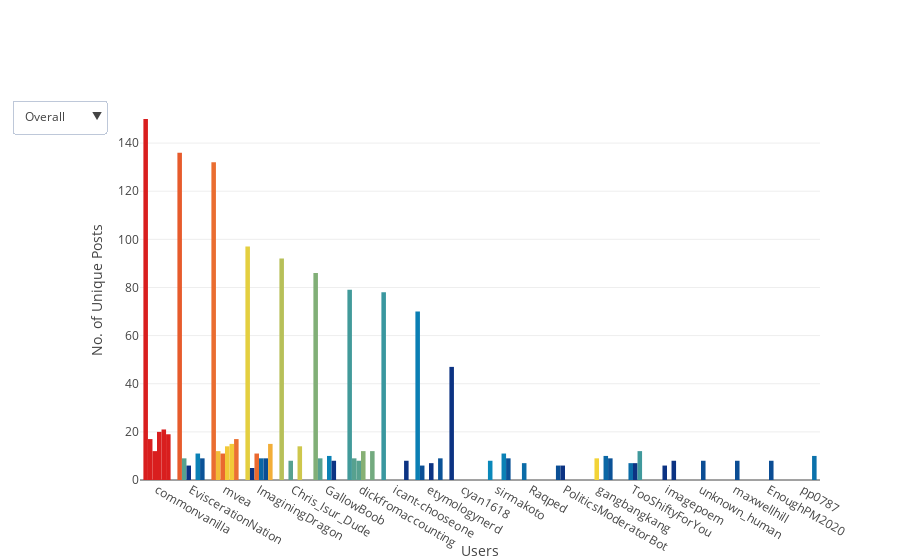

Notebook source saved alongside this figure:
### Markdown cell above
### Top 10 Users with the Most Posts (Unique) on the Front Page

### Code cell
# interactive graph to show top users by unique posts on the entire front page and in certain positions

# top 10 users with the most posts across the entire front page
top_overall = ordered.groupby("submitter")["post_id"].nunique().sort_values(ascending=False).reset_index()

data = [go.Bar(
    x = top_overall.submitter[:10].tolist(),
    y = top_overall.post_id[:10].tolist(),
    name = "Overall",
    marker = {
        "color": top_overall.post_id[:10].tolist(),
        "colorscale": "Portland"
    }
)]
           
# append a figure for each of the top 5 positions
for position in range(0,5):
    # filter data
    relevant_data = ordered[ordered.order == position].groupby(
        "submitter")["post_id"].nunique().sort_values(ascending=False).reset_index()
    
    # create and figure
    data.append(
        go.Bar(
            x = relevant_data.submitter[:10].tolist(),
            y = relevant_data.post_id[:10].tolist(),
            name = f"Position {position+1}",
            marker = {
                "color": relevant_data.post_id[:10].tolist(),
                "colorscale": "Portland"
            }
        )
    )
    
updatemenus = [{
    "active": 0,
    "buttons": [{
        "label": "Overall",
        "method": "update",
        "args" : [{"visible": [True, False, False, False, False, False]},
                  {"title": "Users with Most Posts on Front Page"}]
    },
    {
        "label": "Position 1",
        "method": "update",
        "args" : [{"visible": [False, True, False, False, False, False]},
                  {"title": "Users with Most Posts in Position 1"}]
    },
    {
        "label": "Position 2",
        "method": "update",
        "args" : [{"visible": [False, False, True, False, False, False]},
                  {"title": "Users with Most Posts in Position 2"}]
    },
    {
        "label": "Position 3",
        "method": "update",
        "args" : [{"visible": [False, False, False, True, False, False]},
                  {"title": "Users with Most Posts in Position 3"}]
    },
    {
        "label": "Position 4",
        "method": "update",
        "args" : [{"visible": [False, False, False, False, True, False]},
                  {"title": "Users with Most Posts in Position 4"}]
    },
    {
        "label": "Position 5",
        "method": "update",
        "args" : [{"visible": [False, False, False, False, False, True]},
                  {"title": "Users with Most Posts in Position 5"}]
    }
    ]
}]

layout = go.Layout(
    xaxis = {"title": "Users"},
    yaxis = {"title": "No. of Unique Posts"},
    showlegend = False,
    updatemenus = updatemenus
)

figure = go.Figure(data=data, layout=layout)

plotly.offline.iplot(figure, filename="users-most-posts")

### Figure 1 — Plotly figure (JSON) as saved in the notebook; plotly's stock layout.template omitted (floating-point values rounded to 4 significant figures)
{"data": [{"marker": {"color": [150, 136, 132, 97, 92, 86, 79, 78, 70, 47], "colorscale": "Portland"}, "name": "Overall", "type": "bar", "uid": "45b471df-60a5-42cc-be10-df625590b0a9", "x": ["commonvanilla", "EviscerationNation", "mvea", "ImaginingDragon", "Chris_Isur_Dude", "GallowBoob", "dickfromaccounting", "icant-chooseone", "etymologynerd", "cyan1618"], "y": [150, 136, 132, 97, 92, 86, 79, 78, 70, 47]}, {"marker": {"color": [17, 12, 9, 9, 9, 8, 7, 6, 6, 5], "colorscale": "Portland"}, "name": "Position 1", "type": "bar", "uid": "dcc86d1c-1ed7-459f-9f54-fa49706ba228", "x": ["commonvanilla", "mvea", "GallowBoob", "EviscerationNation", "dickfromaccounting", "sirmakoto", "Raqped", "etymologynerd", "PoliticsModeratorBot", "ImaginingDragon"], "y": [17, 12, 9, 9, 9, 8, 7, 6, 6, 5]}, {"marker": {"color": [12, 11, 11, 9, 8, 8, 7, 6, 6, 6], "colorscale": "Portland"}, "name": "Position 2", "type": "bar", "uid": "ad9a483e-bc0a-4e48-a42f-4fad10ed5de3", "x": ["commonvanilla", "mvea", "ImaginingDragon", "gangbangkang", "dickfromaccounting", "Chris_Isur_Dude", "TooShiftyForYou", "PoliticsModeratorBot", "EviscerationNation", "imagepoem"], "y": [12, 11, 11, 9, 8, 8, 7, 6, 6, 6]}, {"marker": {"color": [20, 14, 12, 10, 9, 8, 8, 8, 7, 7], "colorscale": "Portland"}, "name": "Position 3", "type": "bar", "uid": "87f8ce85-29b1-465e-99b8-f19c5478f80b", "x": ["commonvanilla", "mvea", "dickfromaccounting", "GallowBoob", "ImaginingDragon", "unknown_human", "maxwellhill", "EnoughPM2020", "etymologynerd", "TooShiftyForYou"], "y": [20, 14, 12, 10, 9, 8, 8, 8, 7, 7]}, {"marker": {"color": [21, 15, 14, 12, 11, 11, 10, 9, 8, 8], "colorscale": "Portland"}, "name": "Position 4", "type": "bar", "uid": "2a5e0554-a012-4b1c-bef2-f56a2841573e", "x": ["commonvanilla", "mvea", "Chris_Isur_Dude", "TooShiftyForYou", "EviscerationNation", "sirmakoto", "gangbangkang", "ImaginingDragon", "GallowBoob", "imagepoem"], "y": [21, 15, 14, 12, 11, 11, 10, 9, 8, 8]}, {"marker": {"color": [19, 17, 15, 12, 10, 9, 9, 9, 9, 8], "colorscale": "Portland"}, "name": "Position 5", "type": "bar", "uid": "86260aa7-0f51-403e-aea5-a06a967b6345", "x": ["commonvanilla", "mvea", "ImaginingDragon", "dickfromaccounting", "pp0787", "EviscerationNation", "sirmakoto", "gangbangkang", "etymologynerd", "icant-chooseone"], "y": [19, 17, 15, 12, 10, 9, 9, 9, 9, 8]}], "layout": {"showlegend": false, "updatemenus": [{"active": 0, "buttons": [{"args": [{"visible": [true, false, false, false, false, false]}, {"title": "Users with Most Posts on Front Page"}], "label": "Overall", "method": "update"}, {"args": [{"visible": [false, true, false, false, false, false]}, {"title": "Users with Most Posts in Position 1"}], "label": "Position 1", "method": "update"}, {"args": [{"visible": [false, false, true, false, false, false]}, {"title": "Users with Most Posts in Position 2"}], "label": "Position 2", "method": "update"}, {"args": [{"visible": [false, false, false, true, false, false]}, {"title": "Users with Most Posts in Position 3"}], "label": "Position 3", "method": "update"}, {"args": [{"visible": [false, false, false, false, true, false]}, {"title": "Users with Most Posts in Position 4"}], "label": "Position 4", "method": "update"}, {"args": [{"visible": [false, false, false, false, false, true]}, {"title": "Users with Most Posts in Position 5"}], "label": "Position 5", "method": "update"}]}], "xaxis": {"title": {"text": "Users"}}, "yaxis": {"title": {"text": "No. of Unique Posts"}}}}
